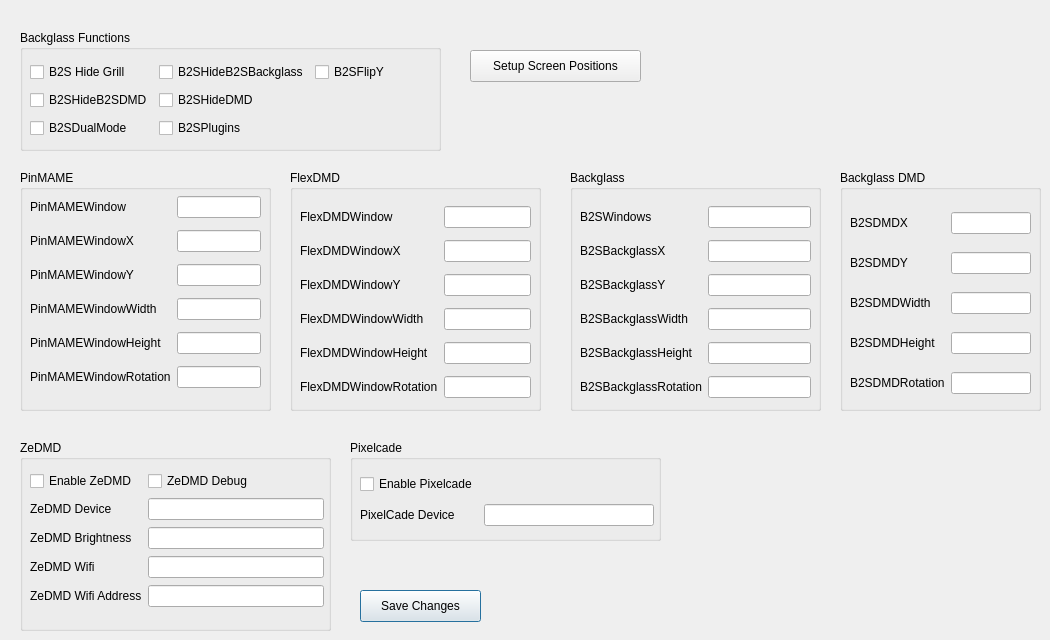
   <widget class="QWidget" name="ScreensDMD">
    <attribute name="title">
     <string>Screens/DMD</string>
    </attribute>
    <widget class="QGroupBox" name="groupBox_30">
     <property name="geometry">
      <rect>
       <x>20</x>
       <y>30</y>
       <width>421</width>
       <height>121</height>
      </rect>
     </property>
     <property name="title">
      <string>Backglass Functions</string>
     </property>
     <widget class="QWidget" name="gridLayoutWidget_37">
      <property name="geometry">
       <rect>
        <x>10</x>
        <y>30</y>
        <width>405</width>
        <height>80</height>
       </rect>
      </property>
      <layout class="QGridLayout" name="gridLayout_41">
       <item row="2" column="1">
        <widget class="QCheckBox" name="B2SPlugins">
         <property name="text">
          <string>B2SPlugins</string>
         </property>
        </widget>
       </item>
       <item row="0" column="1">
        <widget class="QCheckBox" name="B2SHideB2SBackglass">
         <property name="text">
          <string>B2SHideB2SBackglass</string>
         </property>
        </widget>
       </item>
       <item row="1" column="0">
        <widget class="QCheckBox" name="B2SHideB2SDMD">
         <property name="text">
          <string>B2SHideB2SDMD</string>
         </property>
        </widget>
       </item>
       <item row="0" column="0">
        <widget class="QCheckBox" name="B2SHideGrill">
         <property name="toolTip">
          <string>0 to show grill (if it exists), 1 to hide grill</string>
         </property>
         <property name="toolTipDuration">
          <number>10</number>
         </property>
         <property name="text">
          <string>B2S Hide Grill</string>
         </property>
        </widget>
       </item>
       <item row="1" column="1">
        <widget class="QCheckBox" name="B2SHideDMD">
         <property name="text">
          <string>B2SHideDMD</string>
         </property>
        </widget>
       </item>
       <item row="2" column="0">
        <widget class="QCheckBox" name="B2SDualMode">
         <property name="text">
          <string>B2SDualMode</string>
         </property>
        </widget>
       </item>
       <item row="0" column="2">
        <widget class="QCheckBox" name="B2SDMDFlipY">
         <property name="text">
          <string>B2SFlipY</string>
         </property>
        </widget>
       </item>
      </layout>
     </widget>
    </widget>
    <widget class="QGroupBox" name="groupBox_31">
     <property name="geometry">
      <rect>
       <x>20</x>
       <y>170</y>
       <width>251</width>
       <height>241</height>
      </rect>
     </property>
     <property name="title">
      <string>PinMAME</string>
     </property>
     <widget class="QWidget" name="gridLayoutWidget_35">
      <property name="geometry">
       <rect>
        <x>10</x>
        <y>20</y>
        <width>231</width>
        <height>209</height>
       </rect>
      </property>
      <layout class="QGridLayout" name="gridLayout_39">
       <item row="1" column="1">
        <widget class="QLineEdit" name="PinMAMEWindowX">
         <property name="inputMask">
          <string/>
         </property>
        </widget>
       </item>
       <item row="0" column="0">
        <widget class="QLabel" name="label_211">
         <property name="text">
          <string>PinMAMEWindow</string>
         </property>
        </widget>
       </item>
       <item row="3" column="0">
        <widget class="QLabel" name="label_209">
         <property name="text">
          <string>PinMAMEWindowWidth</string>
         </property>
        </widget>
       </item>
       <item row="2" column="1">
        <widget class="QLineEdit" name="PinMAMEWindowY">
         <property name="inputMask">
          <string/>
         </property>
        </widget>
       </item>
       <item row="3" column="1">
        <widget class="QLineEdit" name="PinMAMEWindowWidth">
         <property name="inputMask">
          <string/>
         </property>
        </widget>
       </item>
       <item row="4" column="0">
        <widget class="QLabel" name="label_212">
         <property name="text">
          <string>PinMAMEWindowHeight</string>
         </property>
        </widget>
       </item>
       <item row="0" column="1">
        <widget class="QLineEdit" name="PinMAMEWindow">
         <property name="inputMask">
          <string/>
         </property>
         <property name="text">
          <string/>
         </property>
        </widget>
       </item>
       <item row="5" column="1">
        <widget class="QLineEdit" name="PinMAMEWindowRotation">
         <property name="inputMask">
          <string/>
         </property>
        </widget>
       </item>
       <item row="2" column="0">
        <widget class="QLabel" name="label_208">
         <property name="text">
          <string>PinMAMEWindowY</string>
         </property>
        </widget>
       </item>
       <item row="4" column="1">
        <widget class="QLineEdit" name="PinMAMEWindowHeight">
         <property name="inputMask">
          <string/>
         </property>
        </widget>
       </item>
       <item row="1" column="0">
        <widget class="QLabel" name="label_210">
         <property name="text">
          <string>PinMAMEWindowX</string>
         </property>
        </widget>
       </item>
       <item row="5" column="0">
        <widget class="QLabel" name="label_213">
         <property name="text">
          <string>PinMAMEWindowRotation</string>
         </property>
        </widget>
       </item>
      </layout>
     </widget>
    </widget>
    <widget class="QGroupBox" name="groupBox_32">
     <property name="geometry">
      <rect>
       <x>290</x>
       <y>170</y>
       <width>251</width>
       <height>241</height>
      </rect>
     </property>
     <property name="title">
      <string>FlexDMD</string>
     </property>
     <widget class="QWidget" name="gridLayoutWidget_36">
      <property name="geometry">
       <rect>
        <x>10</x>
        <y>30</y>
        <width>231</width>
        <height>209</height>
       </rect>
      </property>
      <layout class="QGridLayout" name="gridLayout_40">
       <item row="1" column="1">
        <widget class="QLineEdit" name="FlexDMDWindowX">
         <property name="inputMask">
          <string/>
         </property>
        </widget>
       </item>
       <item row="0" column="0">
        <widget class="QLabel" name="label_214">
         <property name="text">
          <string>FlexDMDWindow</string>
         </property>
        </widget>
       </item>
       <item row="3" column="0">
        <widget class="QLabel" name="label_215">
         <property name="text">
          <string>FlexDMDWindowWidth</string>
         </property>
        </widget>
       </item>
       <item row="2" column="1">
        <widget class="QLineEdit" name="FlexDMDWindowY">
         <property name="inputMask">
          <string/>
         </property>
        </widget>
       </item>
       <item row="3" column="1">
        <widget class="QLineEdit" name="FlexDMDWindowWidth">
         <property name="inputMask">
          <string/>
         </property>
        </widget>
       </item>
       <item row="4" column="0">
        <widget class="QLabel" name="label_216">
         <property name="text">
          <string>FlexDMDWindowHeight</string>
         </property>
        </widget>
       </item>
       <item row="0" column="1">
        <widget class="QLineEdit" name="FlexDMDWindow">
         <property name="inputMask">
          <string/>
         </property>
         <property name="text">
          <string/>
         </property>
        </widget>
       </item>
       <item row="5" column="1">
        <widget class="QLineEdit" name="FlexDMDWindowRotation">
         <property name="inputMask">
          <string/>
         </property>
        </widget>
       </item>
       <item row="2" column="0">
        <widget class="QLabel" name="label_217">
         <property name="text">
          <string>FlexDMDWindowY</string>
         </property>
        </widget>
       </item>
       <item row="4" column="1">
        <widget class="QLineEdit" name="FlexDMDWindowHeight">
         <property name="inputMask">
          <string/>
         </property>
        </widget>
       </item>
       <item row="1" column="0">
        <widget class="QLabel" name="label_218">
         <property name="text">
          <string>FlexDMDWindowX</string>
         </property>
        </widget>
       </item>
       <item row="5" column="0">
        <widget class="QLabel" name="label_219">
         <property name="text">
          <string>FlexDMDWindowRotation</string>
         </property>
        </widget>
       </item>
      </layout>
     </widget>
    </widget>
    <widget class="QGroupBox" name="groupBox_33">
     <property name="geometry">
      <rect>
       <x>570</x>
       <y>170</y>
       <width>251</width>
       <height>241</height>
      </rect>
     </property>
     <property name="title">
      <string>Backglass</string>
     </property>
     <widget class="QWidget" name="gridLayoutWidget_38">
      <property name="geometry">
       <rect>
        <x>10</x>
        <y>30</y>
        <width>231</width>
        <height>209</height>
       </rect>
      </property>
      <layout class="QGridLayout" name="gridLayout_42">
       <item row="1" column="1">
        <widget class="QLineEdit" name="B2SBackglassX">
         <property name="inputMask">
          <string/>
         </property>
        </widget>
       </item>
       <item row="0" column="0">
        <widget class="QLabel" name="label_220">
         <property name="text">
          <string>B2SWindows</string>
         </property>
        </widget>
       </item>
       <item row="3" column="0">
        <widget class="QLabel" name="label_221">
         <property name="text">
          <string>B2SBackglassWidth</string>
         </property>
        </widget>
       </item>
       <item row="2" column="1">
        <widget class="QLineEdit" name="B2SBackglassY">
         <property name="inputMask">
          <string/>
         </property>
        </widget>
       </item>
       <item row="3" column="1">
        <widget class="QLineEdit" name="B2SBackglassWidth">
         <property name="inputMask">
          <string/>
         </property>
        </widget>
       </item>
       <item row="4" column="0">
        <widget class="QLabel" name="label_222">
         <property name="text">
          <string>B2SBackglassHeight</string>
         </property>
        </widget>
       </item>
       <item row="0" column="1">
        <widget class="QLineEdit" name="B2SWindows">
         <property name="inputMask">
          <string/>
         </property>
         <property name="text">
          <string/>
         </property>
        </widget>
       </item>
       <item row="5" column="1">
        <widget class="QLineEdit" name="B2SBackglassRotation">
         <property name="inputMask">
          <string/>
         </property>
        </widget>
       </item>
       <item row="2" column="0">
        <widget class="QLabel" name="label_223">
         <property name="text">
          <string>B2SBackglassY</string>
         </property>
        </widget>
       </item>
       <item row="4" column="1">
        <widget class="QLineEdit" name="B2SBackglassHeight">
         <property name="inputMask">
          <string/>
         </property>
        </widget>
       </item>
       <item row="1" column="0">
        <widget class="QLabel" name="label_224">
         <property name="text">
          <string>B2SBackglassX</string>
         </property>
        </widget>
       </item>
       <item row="5" column="0">
        <widget class="QLabel" name="label_225">
         <property name="text">
          <string>B2SBackglassRotation</string>
         </property>
        </widget>
       </item>
      </layout>
     </widget>
    </widget>
    <widget class="QGroupBox" name="groupBox_34">
     <property name="geometry">
      <rect>
       <x>840</x>
       <y>170</y>
       <width>201</width>
       <height>241</height>
      </rect>
     </property>
     <property name="title">
      <string>Backglass DMD</string>
     </property>
     <widget class="QWidget" name="gridLayoutWidget_39">
      <property name="geometry">
       <rect>
        <x>10</x>
        <y>30</y>
        <width>181</width>
        <height>209</height>
       </rect>
      </property>
      <layout class="QGridLayout" name="gridLayout_43">
       <item row="4" column="1">
        <widget class="QLineEdit" name="B2SDMDRotation">
         <property name="inputMask">
          <string/>
         </property>
        </widget>
       </item>
       <item row="0" column="0">
        <widget class="QLabel" name="label_226">
         <property name="text">
          <string>B2SDMDX</string>
         </property>
        </widget>
       </item>
       <item row="2" column="1">
        <widget class="QLineEdit" name="B2SDMDWidth">
         <property name="inputMask">
          <string/>
         </property>
        </widget>
       </item>
       <item row="2" column="0">
        <widget class="QLabel" name="label_229">
         <property name="text">
          <string>B2SDMDWidth</string>
         </property>
        </widget>
       </item>
       <item row="1" column="0">
        <widget class="QLabel" name="label_230">
         <property name="text">
          <string>B2SDMDY</string>
         </property>
        </widget>
       </item>
       <item row="4" column="0">
        <widget class="QLabel" name="label_228">
         <property name="text">
          <string>B2SDMDRotation</string>
         </property>
        </widget>
       </item>
       <item row="3" column="1">
        <widget class="QLineEdit" name="B2SDMDHeight">
         <property name="inputMask">
          <string/>
         </property>
        </widget>
       </item>
       <item row="3" column="0">
        <widget class="QLabel" name="label_227">
         <property name="text">
          <string>B2SDMDHeight</string>
         </property>
        </widget>
       </item>
       <item row="0" column="1">
        <widget class="QLineEdit" name="B2SDMDX">
         <property name="inputMask">
          <string/>
         </property>
         <property name="text">
          <string/>
         </property>
        </widget>
       </item>
       <item row="1" column="1">
        <widget class="QLineEdit" name="B2SDMDY">
         <property name="inputMask">
          <string/>
         </property>
        </widget>
       </item>
      </layout>
     </widget>
    </widget>
    <widget class="QGroupBox" name="groupBox_35">
     <property name="geometry">
      <rect>
       <x>20</x>
       <y>440</y>
       <width>311</width>
       <height>191</height>
      </rect>
     </property>
     <property name="title">
      <string>ZeDMD</string>
     </property>
     <widget class="QWidget" name="gridLayoutWidget_44">
      <property name="geometry">
       <rect>
        <x>10</x>
        <y>30</y>
        <width>294</width>
        <height>141</height>
       </rect>
      </property>
      <layout class="QGridLayout" name="gridLayout_48">
       <item row="2" column="0">
        <widget class="QLabel" name="label_47">
         <property name="text">
          <string>ZeDMD Brightness</string>
         </property>
        </widget>
       </item>
       <item row="1" column="1">
        <widget class="QLineEdit" name="ZeDMDDevice"/>
       </item>
       <item row="1" column="0">
        <widget class="QLabel" name="label_46">
         <property name="text">
          <string>ZeDMD Device</string>
         </property>
        </widget>
       </item>
       <item row="0" column="1">
        <widget class="QCheckBox" name="ZeDMDDebug">
         <property name="text">
          <string>ZeDMD Debug</string>
         </property>
        </widget>
       </item>
       <item row="0" column="0">
        <widget class="QCheckBox" name="ZeDMD">
         <property name="font">
          <font>
           <bold>false</bold>
          </font>
         </property>
         <property name="text">
          <string>Enable ZeDMD</string>
         </property>
        </widget>
       </item>
       <item row="3" column="0">
        <widget class="QLabel" name="label_48">
         <property name="text">
          <string>ZeDMD Wifi</string>
         </property>
        </widget>
       </item>
       <item row="2" column="1">
        <widget class="QLineEdit" name="ZeDMDBrightness"/>
       </item>
       <item row="4" column="0">
        <widget class="QLabel" name="label_49">
         <property name="text">
          <string>ZeDMD Wifi Address</string>
         </property>
        </widget>
       </item>
       <item row="3" column="1">
        <widget class="QLineEdit" name="ZeDMDWiFi"/>
       </item>
       <item row="4" column="1">
        <widget class="QLineEdit" name="ZeDMDWiFiAddr"/>
       </item>
      </layout>
     </widget>
    </widget>
    <widget class="QGroupBox" name="groupBox_36">
     <property name="geometry">
      <rect>
       <x>350</x>
       <y>440</y>
       <width>311</width>
       <height>101</height>
      </rect>
     </property>
     <property name="title">
      <string>Pixelcade</string>
     </property>
     <widget class="QWidget" name="gridLayoutWidget_45">
      <property name="geometry">
       <rect>
        <x>10</x>
        <y>30</y>
        <width>294</width>
        <height>61</height>
       </rect>
      </property>
      <layout class="QGridLayout" name="gridLayout_49">
       <item row="0" column="0">
        <widget class="QCheckBox" name="Pixelcade">
         <property name="font">
          <font>
           <bold>false</bold>
          </font>
         </property>
         <property name="text">
          <string>Enable Pixelcade</string>
         </property>
        </widget>
       </item>
       <item row="1" column="0">
        <widget class="QLabel" name="label_254">
         <property name="text">
          <string>PixelCade Device</string>
         </property>
        </widget>
       </item>
       <item row="1" column="1">
        <widget class="QLineEdit" name="PixelcadeDevice"/>
       </item>
      </layout>
     </widget>
    </widget>
    <widget class="QPushButton" name="SaveScreenOptions_Button">
     <property name="geometry">
      <rect>
       <x>360</x>
       <y>590</y>
       <width>121</width>
       <height>32</height>
      </rect>
     </property>
     <property name="text">
      <string>Save Changes</string>
     </property>
     <property name="icon">
      <iconset theme="QIcon::ThemeIcon::DocumentSave"/>
     </property>
     <property name="default">
      <bool>true</bool>
     </property>
    </widget>
    <widget class="QPushButton" name="ButtonSetupScreens">
     <property name="geometry">
      <rect>
       <x>470</x>
       <y>50</y>
       <width>171</width>
       <height>32</height>
      </rect>
     </property>
     <property name="text">
      <string>Setup Screen Positions</string>
     </property>
     <property name="icon">
      <iconset theme="QIcon::ThemeIcon::Computer"/>
     </property>
     <property name="flat">
      <bool>false</bool>
     </property>
    </widget>
   </widget>
